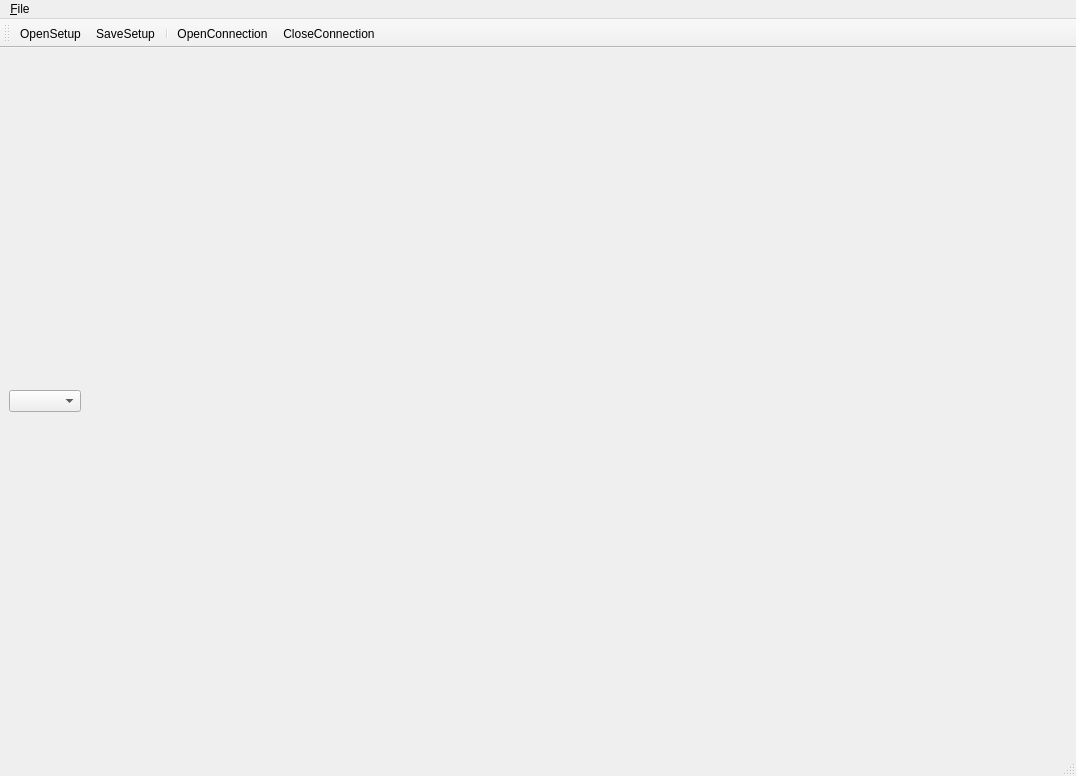
<?xml version="1.0" encoding="UTF-8"?>
<ui version="4.0">
 <class>MainWindow</class>
 <widget class="QMainWindow" name="MainWindow">
  <property name="geometry">
   <rect>
    <x>0</x>
    <y>0</y>
    <width>1076</width>
    <height>776</height>
   </rect>
  </property>
  <property name="windowTitle">
   <string>MainWindow</string>
  </property>
  <widget class="QWidget" name="centralwidget">
   <layout class="QGridLayout" name="gridLayout_3" rowstretch="0,2">
    <item row="0" column="0">
     <layout class="QGridLayout" name="gl_top">
      <item row="0" column="0">
       <widget class="QComboBox" name="comboBox_connection"/>
      </item>
      <item row="0" column="1">
       <spacer name="horizontalSpacer">
        <property name="orientation">
         <enum>Qt::Horizontal</enum>
        </property>
        <property name="sizeHint" stdset="0">
         <size>
          <width>938</width>
          <height>20</height>
         </size>
        </property>
       </spacer>
      </item>
     </layout>
    </item>
    <item row="1" column="0">
     <layout class="QGridLayout" name="gl_sens"/>
    </item>
   </layout>
  </widget>
  <widget class="QMenuBar" name="menubar">
   <property name="geometry">
    <rect>
     <x>0</x>
     <y>0</y>
     <width>1076</width>
     <height>21</height>
    </rect>
   </property>
   <widget class="QMenu" name="menu_File">
    <property name="title">
     <string>&amp;File</string>
    </property>
    <addaction name="action_OpenSetup"/>
    <addaction name="action_SaveSetup"/>
   </widget>
   <addaction name="menu_File"/>
  </widget>
  <widget class="QStatusBar" name="statusbar"/>
  <widget class="QToolBar" name="toolBar">
   <property name="windowTitle">
    <string>toolBar</string>
   </property>
   <attribute name="toolBarArea">
    <enum>TopToolBarArea</enum>
   </attribute>
   <attribute name="toolBarBreak">
    <bool>false</bool>
   </attribute>
   <addaction name="action_OpenSetup"/>
   <addaction name="action_SaveSetup"/>
   <addaction name="separator"/>
   <addaction name="action_OpenConnection"/>
   <addaction name="action_CloseConnection"/>
  </widget>
  <action name="action_OpenSetup">
   <property name="icon">
    <iconset resource="resources.qrc">
     <normaloff>:/icons/icons/folder_page.png</normaloff>:/icons/icons/folder_page.png</iconset>
   </property>
   <property name="text">
    <string>&amp;OpenSetup</string>
   </property>
  </action>
  <action name="action_SaveSetup">
   <property name="icon">
    <iconset resource="resources.qrc">
     <normaloff>:/icons/icons/disk.png</normaloff>:/icons/icons/disk.png</iconset>
   </property>
   <property name="text">
    <string>&amp;SaveSetup</string>
   </property>
  </action>
  <action name="action_OpenConnection">
   <property name="icon">
    <iconset resource="resources.qrc">
     <normaloff>:/icons/icons/page_refresh.png</normaloff>:/icons/icons/page_refresh.png</iconset>
   </property>
   <property name="text">
    <string>&amp;OpenConnection</string>
   </property>
  </action>
  <action name="action_CloseConnection">
   <property name="icon">
    <iconset resource="resources.qrc">
     <normaloff>:/icons/icons/cancel.png</normaloff>:/icons/icons/cancel.png</iconset>
   </property>
   <property name="text">
    <string>&amp;CloseConnection</string>
   </property>
  </action>
 </widget>
 <resources>
  <include location="resources.qrc"/>
 </resources>
 <connections/>
</ui>
